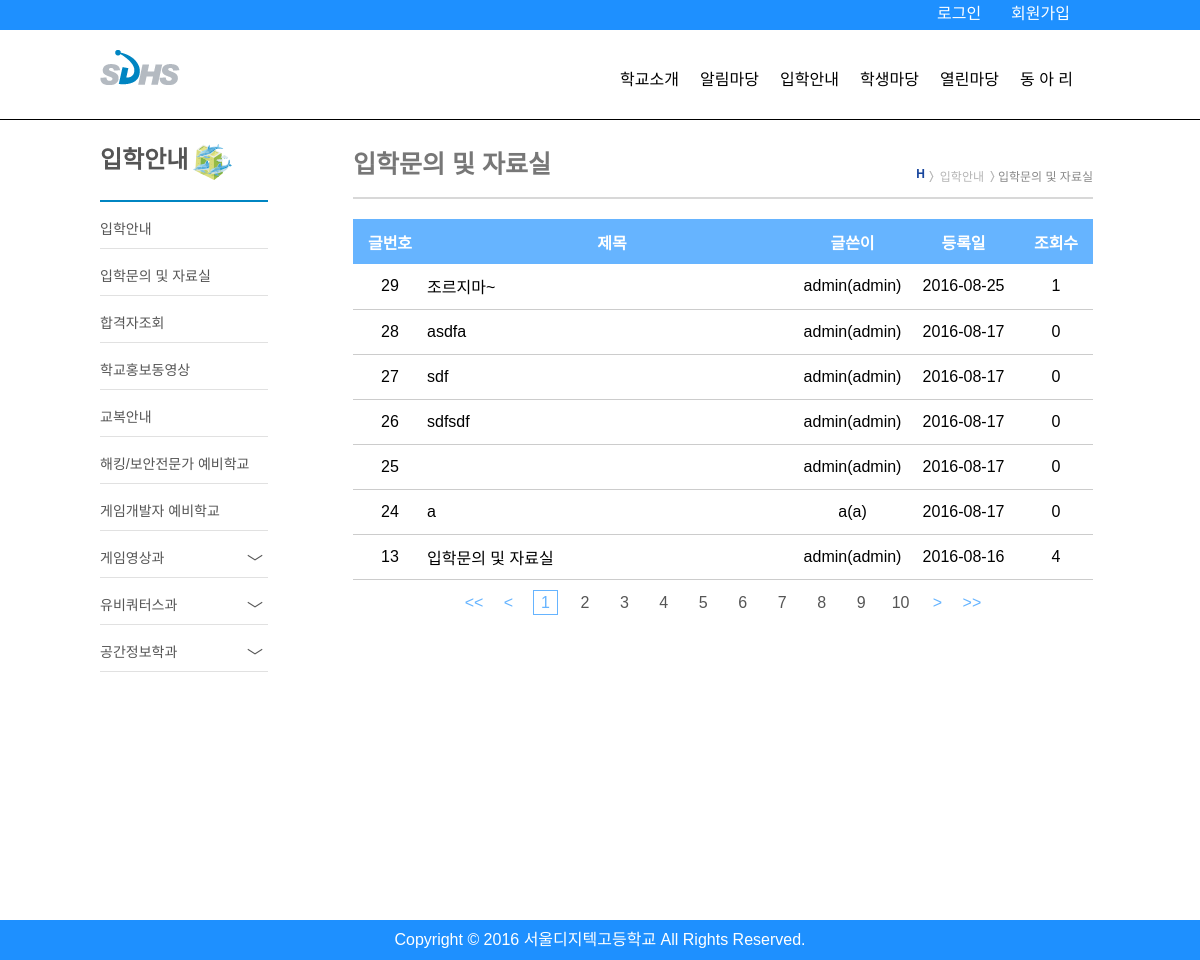
The app's page /guide/board.php with its own data.
### tables this page shows
CREATE TABLE IF NOT EXISTS `board_list` (
  `idx` int(11) NOT NULL AUTO_INCREMENT,
  `id` varchar(100) NOT NULL,
  `name` varchar(100) NOT NULL,
  `title` varchar(120) NOT NULL,
  `content` text NOT NULL,
  `date` date NOT NULL,
  `count` int(100) NOT NULL,
  PRIMARY KEY (`idx`)
);

### guide/board.php (the view, shortened to what this page needs)
<!doctype html>
<html lang="kr">
 <head>
  <link rel="stylesheet" type="text/css" href="../css/boardlist.css" />
  <link rel="stylesheet" type="text/css" href="../css/style.css" />
  <link rel="stylesheet" type="text/css" href="../css/common.css" />
 </head>
 <body>
 <?php
	require_once("./config.php");
	$sql = "select idx,id,name,title,date, count from board_list order by idx desc";
	$result = $pdo-> query($sql);
	$rows = $result -> fetchall();
	?>
 <header>
 <?php
	include('../header.php');
 ?>
 </header>
 <main>
	<?php
		include("./lnb.php");
	?>
	<div class="content">
		<div class="sub-title-area">
		<ul>
			<li>H</li>
			<li>입학안내</li>
			<li>입학문의 및 자료실</li>
		</ul>
		<h4 class="content_title">입학문의 및 자료실</h4>
		</div>
		<table class="board_list">
			<colgroup>
				<col style="width: 10%;">
				<col style="width: 50%;">
				<col style="width: 15%;">
				<col style="width: 15%;">
				<col style="width: 10%;">
			</colgroup>
			<thead>
				<tr>
					<th class="bidx">글번호</th>
					<th class="btitle">제목</th>
					<th class="bwriter">글쓴이</th>
					<th class="bdate">등록일</th>
					<th class="bcount">조회수</th>
				</tr>
			</thead>
			<tbody>
			<?php
				foreach($rows as $row){
			?>
				<tr>
					<td class="bidx"><a href="./count.php?idx=<?=$row['idx']?>"><?=$row['idx']?></a></td>
					<?php
					if($_SESSION['id']==true){
					?>
					<td class="btitle"><a href="./sh_board.php?idx=<?=$row['idx']?>"><?=$row['title']?></td>
					<?php
					}else{
					?>
					<td class="btitle"><a href="javascript:window.alert('\n로그인 후 이용해주세요 \n')"><?=$row['title']?></td>
					<?php
					}
					?>
					<td class="bwriter"><?=$row['name']?>(<?=$row['id']?>)</td>
					<td class="bdate"><?=$row['date']?></td>
					<td class="bcount"><?=$row['count']?></td>
				</tr>
			<?php
			}
			?>
			</tbody>
		</table>
		<ul class="blinks">
			<li class="first"><a href="#">&lt;&lt;</a></li>
			<li class="prev"><a href="#">&lt;</a></li>
			<li class="current"><a href="#">1</a></li>
			<li><a href="#">2</a></li>
			<li><a href="#">3</a></li>
			<li><a href="#">4</a></li>
			<li><a href="#">5</a></li>
			<li><a href="#">6</a></li>
			<li><a href="#">7</a></li>
			<li><a href="#">8</a></li>
			<li><a href="#">9</a></li>
			<li><a href="#">10</a></li>
			<li class="next"><a href="#">&gt;</a></li>
			<li class="last"><a href="#">&gt;&gt;</a></li>
		</ul>
	</div>
 </main>
	<?php
		include("../footer.php");
	?>
 </body>
</html>

### header.php (shortened to what this page needs)
<header>
    <div id="header_login">
		<div class="wrap">
    <?php
        if($_SESSION['id']==true)
        {
            echo"
        <ul>
            <li>".$_SESSION['name']." 님 환영합니다</li>
            <li><a href='javascript:void(0)' class='logout'>로그아웃</a></li>
            <li><a href='javascript:void(0)' class='modify'>정보수정</a></li>
        </ul>
            ";
        }
        else
        {
            echo"
        <ul>
              <li><a href='javascript:void(0)' class='login'>로그인</a></li>
              <li><a href='javascript:void(0)' class='join'>회원가입</a></li>
        </ul>
            ";
        }
    ?>
		</div>
    </div>
   <nav>
        <a href="/"><img id="title" src="/img/logo.png" alt="SDHS"></a>
        <ul id="main_menu">
            <li>
                <span>학교소개</span>
            </li>
            <li>
                <span>알림마당</span>
            </li>
            <li>
                <span>입학안내</span>
            </li>
            <li>
                <span>학생마당</span>
            </li>
            <li>
                <span>열린마당</span>
            </li>
            <li>
                <span>동 아 리</span>
            </li>
        </ul>
    </nav>
</header>

### guide/lnb.php (shortened to what this page needs)
<div class="lnb">
	<h2>입학안내<img src="./img/inside.png" alt="입학안내 이미지" valign="middle" style="margin-left:5px"/></h2>
		<ul class="first_menu">
			<li><a href="./guide.php">입학안내</a></li>
			<li><a href="./board.php">입학문의 및 자료실</a></li>
			<li><a href="./pass.php">합격자조회</a></li>
			<li><a href="./school_ad.php">학교홍보동영상</a></li>
			<li><a href="./guide_uniform.php">교복안내</a></li>
			<li><a style="width:100%" href="./hacking_security_board.php">해킹/보안전문가 예비학교</a></li>
			<li><a href="./game_development_board.php">게임개발자 예비학교</a></li>
			<li><span class="more">﹀</span><a href="./introduction_department.php">게임영상과</a></li>
			<li><span class="more">﹀</span><a href="./introduction_department.php">유비쿼터스과</a></li>
			<li><span class="more">﹀</span><a href="./map.php">공간정보학과</a></li>
		</ul>
</div>

### footer.php (shortened to what this page needs)
<footer>
	<div class="copy">Copyright &copy; 2016 서울디지텍고등학교 All Rights Reserved.</div>
</footer>

### css/boardlist.css (style rules this page uses)
.board_list { width: 100%; margin:20px 0 10px; border-collapse: collapse; }
.board_list thead { background: #66b4ff; color: #fff; }
.board_list tbody { font-weight: normal; }
.board_list tr { height: 45px; }
.board_list tbody tr { border-bottom: 1px #ccc solid; }
.board_list tbody tr .bidx { text-align: center; }
.board_list tbody tr .btitle { text-align: left; }
.board_list tbody tr .bwriter { text-align: center; }
.board_list tbody tr .bdate { text-align: center; }
.board_list tbody tr .bcount { text-align: center; }
.blinks { width: auto; margin: 0 auto 20px; text-align: center;clear:both }
.blinks::after { display: block; content:''; clear: both; }
.blinks li { display: inline-block; width: 25px; height: 25px; text-align: center; line-height: 25px; margin:0 5px; }
.blinks li.current { color: #66b4ff; border: 1px #66b4ff solid; line-height: 23px; }
.blinks li.current a { color: #66b4ff; }
.blinks li.next, .blinks li.prev, .blinks li.last, .blinks li.first { color: #66b4ff; width: 20px; }
.blinks li a { display: inline-block; width: 100%; height: 100%; }

### css/style.css (style rules this page uses)
ul, li, a { list-style:none;text-decoration:none; color:#555 }
main { width: 1000px; }
.lnb { width:168px;float:left;margin-bottom: 15px; }
.lnb ul li { height:47px; font-size:14px;border-bottom:1px solid #e1e1e1; }
.lnb .first_menu > li > a { padding:16px 0;display:block;width:148px }
.lnb ul.first_menu { border-top:2px solid #0085c2; }
.lnb h2 { margin:20px 0;color:#555 }
span.more { float:right;padding:18px 5px 0 0 ;font-size:16px;cursor:pointer }
.content { width:740px;float:left;margin-top: 20px; margin-left: 85px }
.content_title { border-bottom:2px solid #d8d8d8;padding:14px 0 17px 0;font-size:25px;margin-top:-10px;color:#777 }
.sub-title-area ul { float:right;font-size: 12px;margin-top: 37px }
.sub-title-area { margin-bottom: 10px; }
.sub-title-area li { float:left; background: url(/img/sub-title-direction.jpg) no-repeat; background-position: 0 4px; }
.sub-title-area ul>li:first-child { color: #19469d; font-weight: bold; padding: 0 4px; background: none; }
.sub-title-area ul>li:nth-child(2) { color: #b5b5b5; padding-left: 11px; padding-right: 6px }
.sub-title-area ul>li:last-child { color: #888; padding-left: 8px }

### css/common.css (style rules this page uses)
body { font-family: 'Noto Sans Korean', sans-serif; }
footer { clear:left }
* { margin: 0; padding: 0; color:inherit; position: relative; box-sizing:border-box; }
.more { float:right;padding-right:10px }
a { text-decoration: none; color: inherit; }
li { list-style: none; }
.wrap { width: 1000px; margin: 0 auto; }
main { margin:0 auto; overflow: hidden; display: block; min-height: 100vh; }
main::after, .content::after { content:''; display: block; clear: both; }
img, video { max-width:100%; height:auto; }
header { width: 100%; height: 120px; border-bottom:1px solid black; background-color: white; z-index: 1000; }
#header_login { width: 100%; height: 30px; background-color: dodgerblue; }
header .wrap ul { float: right; }
header .wrap ul li { display: inline-block; float: left; margin-right : 30px; }
header .wrap ul li a { color: white; text-decoration: none; }
header nav { width: 1000px; height: 90px; margin: 0 auto; }
#title { float: left; margin-top: 20px; }
#main_menu { float: right; margin-top: 30px; }
#main_menu>li { width: 70px; height: 40px; line-height: 40px; margin-right: 10px; display: inline-block; list-style: none; float: left; }
#main_menu li span { width: 100%; height: 100%; color: black; text-decoration: none; text-align: center; display: inline; cursor: pointer; }
footer { background: #1e90ff; color: #fff; height: 40px; line-height: 40px }
.copy { width:1000px;margin:0 auto;text-align: center; }

### records on screen
board_list: idx "29", title "조르지마~", name "admin", id "admin", date "2016-08-25", count "1"
board_list: idx "28", title "asdfa", name "admin", id "admin", date "2016-08-17", count "0"
board_list: idx "27", title "sdf", name "admin", id "admin", date "2016-08-17", count "0"
board_list: idx "26", title "sdfsdf", name "admin", id "admin", date "2016-08-17", count "0"
board_list: idx "25", name "admin", id "admin", date "2016-08-17", count "0"
board_list: idx "24", title "a", name "a", id "a", date "2016-08-17", count "0"
board_list: idx "13", title "입학문의 및 자료실", name "admin", id "admin", date "2016-08-16", count "4"
